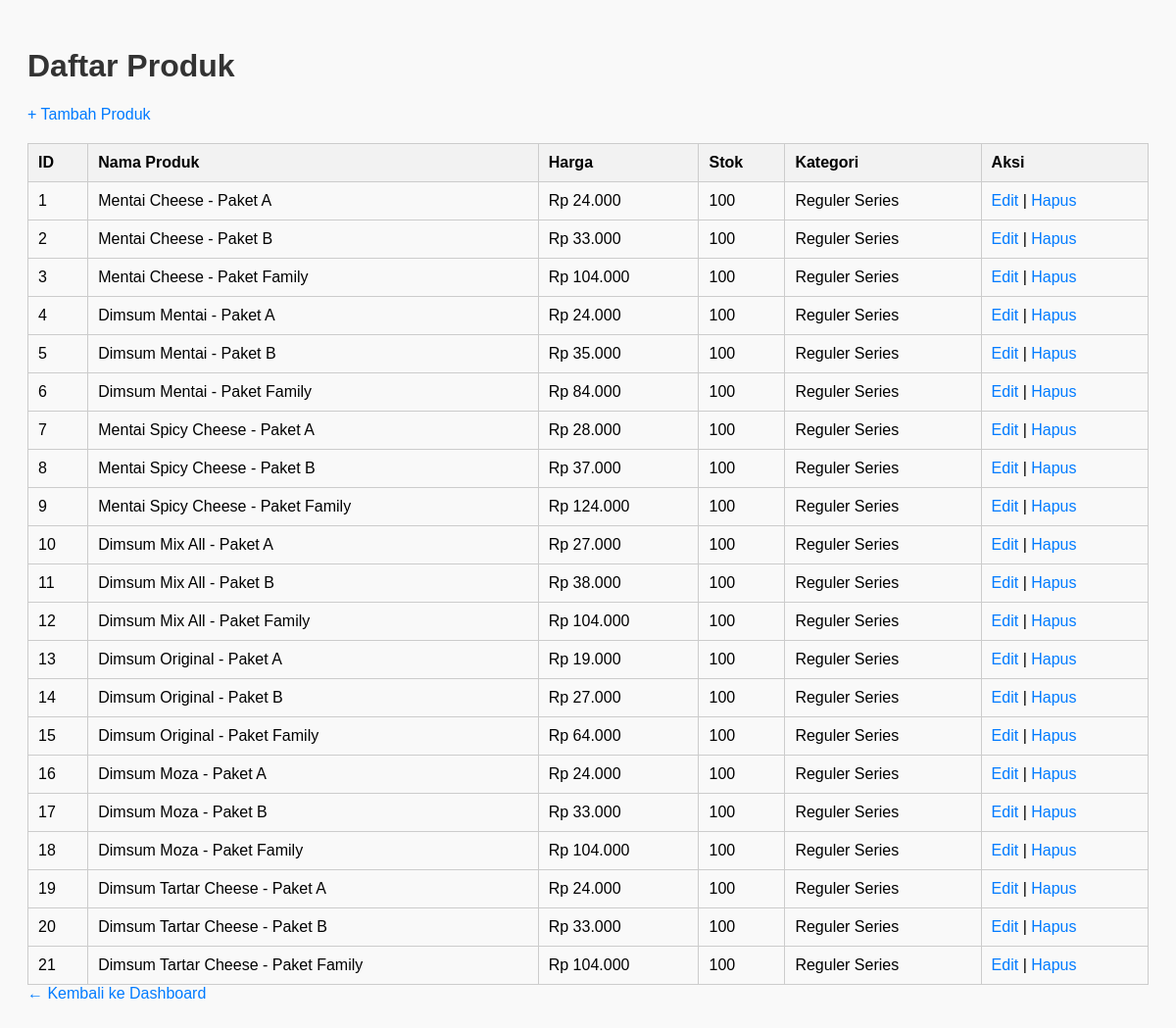
/adminpanel/produk.php (signed in), run on the app's committed database.
### tables this page shows
CREATE TABLE `produk` (
  `id` int(11) NOT NULL,
  `nama` varchar(100) NOT NULL,
  `deskripsi` text DEFAULT NULL,
  `kategori_id` int(11) NOT NULL,
  `harga` decimal(10,2) NOT NULL,
  `stok` int(11) NOT NULL,
  `rekomendasi` tinyint(1) DEFAULT 0
);

CREATE TABLE `kategori` (
  `id` int(11) NOT NULL,
  `nama` varchar(100) NOT NULL
);

### adminpanel/produk.php (the view, shortened to what this page needs)
<?php
require '../dbconnect.php';
$stmt = $pdo->query("
    SELECT produk.*, kategori.nama AS nama_kategori
    FROM produk
    LEFT JOIN kategori ON produk.kategori_id = kategori.id
");
$produkList = $stmt->fetchAll(PDO::FETCH_ASSOC);
?>
<!DOCTYPE html>
<html>
<head>
</head>
<body>
<h1>Daftar Produk</h1>
<a href="tambah_produk.php">+ Tambah Produk</a>
<table>
    <tr>
        <th>ID</th>
        <th>Nama Produk</th>
        <th>Harga</th>
        <th>Stok</th>
        <th>Kategori</th>
        <th>Aksi</th>
    </tr>
    <?php foreach ($produkList as $produk): ?>
    <tr>
        <td><?= $produk['id'] ?></td>
        <td><?= $produk['nama'] ?></td>
        <td>Rp <?= number_format($produk['harga'], 0, ',', '.') ?></td>
        <td><?= $produk['stok'] ?></td>
        <td><?= $produk['nama_kategori'] ?? '-' ?></td>
        <td>
            <a href="edit_produk.php?id=<?= $produk['id'] ?>">Edit</a> |
            <a href="hapus_produk.php?id=<?= $produk['id'] ?>" onclick="return confirm('Yakin ingin hapus?')">Hapus</a>
        </td>
    </tr>
    <?php endforeach; ?>
</table>
<a href="dashboard.php">← Kembali ke Dashboard</a>
</body>
</html>

### adminpanel/produk.php (style rules this page uses)
body { font-family: Arial, sans-serif; padding: 20px; background: #f9f9f9; }
h1 { color: #333; }
table { width: 100%; border-collapse: collapse; margin-top: 20px; }
th, td { padding: 10px; border: 1px solid #ccc; text-align: left; }
th { background-color: #f2f2f2; }
a { text-decoration: none; color: #007BFF; }

### data on the page
produk: id "1", nama "Mentai Cheese - Paket A", harga "24.000", stok "100", kategori.nama "Reguler Series"
produk: id "2", nama "Mentai Cheese - Paket B", harga "33.000", stok "100", kategori.nama "Reguler Series"
produk: id "3", nama "Mentai Cheese - Paket Family", harga "104.000", stok "100", kategori.nama "Reguler Series"
produk: id "4", nama "Dimsum Mentai - Paket A", harga "24.000", stok "100", kategori.nama "Reguler Series"
produk: id "5", nama "Dimsum Mentai - Paket B", harga "35.000", stok "100", kategori.nama "Reguler Series"
produk: id "6", nama "Dimsum Mentai - Paket Family", harga "84.000", stok "100", kategori.nama "Reguler Series"
produk: id "7", nama "Mentai Spicy Cheese - Paket A", harga "28.000", stok "100", kategori.nama "Reguler Series"
produk: id "8", nama "Mentai Spicy Cheese - Paket B", harga "37.000", stok "100", kategori.nama "Reguler Series"
produk: id "9", nama "Mentai Spicy Cheese - Paket Family", harga "124.000", stok "100", kategori.nama "Reguler Series"
produk: id "10", nama "Dimsum Mix All - Paket A", harga "27.000", stok "100", kategori.nama "Reguler Series"
produk: id "11", nama "Dimsum Mix All - Paket B", harga "38.000", stok "100", kategori.nama "Reguler Series"
produk: id "12", nama "Dimsum Mix All - Paket Family", harga "104.000", stok "100", kategori.nama "Reguler Series"
produk: id "13", nama "Dimsum Original - Paket A", harga "19.000", stok "100", kategori.nama "Reguler Series"
produk: id "14", nama "Dimsum Original - Paket B", harga "27.000", stok "100", kategori.nama "Reguler Series"
produk: id "15", nama "Dimsum Original - Paket Family", harga "64.000", stok "100", kategori.nama "Reguler Series"
produk: id "16", nama "Dimsum Moza - Paket A", harga "24.000", stok "100", kategori.nama "Reguler Series"
produk: id "17", nama "Dimsum Moza - Paket B", harga "33.000", stok "100", kategori.nama "Reguler Series"
produk: id "18", nama "Dimsum Moza - Paket Family", harga "104.000", stok "100", kategori.nama "Reguler Series"
produk: id "19", nama "Dimsum Tartar Cheese - Paket A", harga "24.000", stok "100", kategori.nama "Reguler Series"
produk: id "20", nama "Dimsum Tartar Cheese - Paket B", harga "33.000", stok "100", kategori.nama "Reguler Series"
produk: id "21", nama "Dimsum Tartar Cheese - Paket Family", harga "104.000", stok "100", kategori.nama "Reguler Series"
